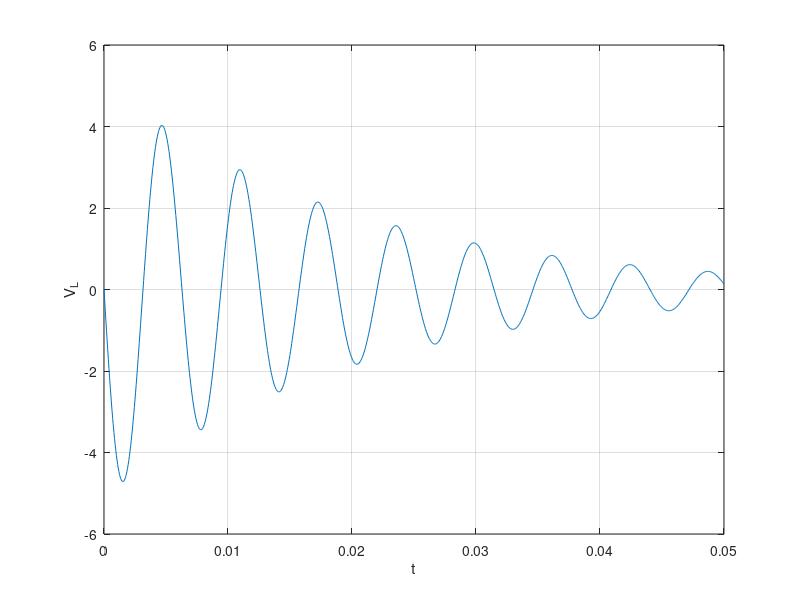
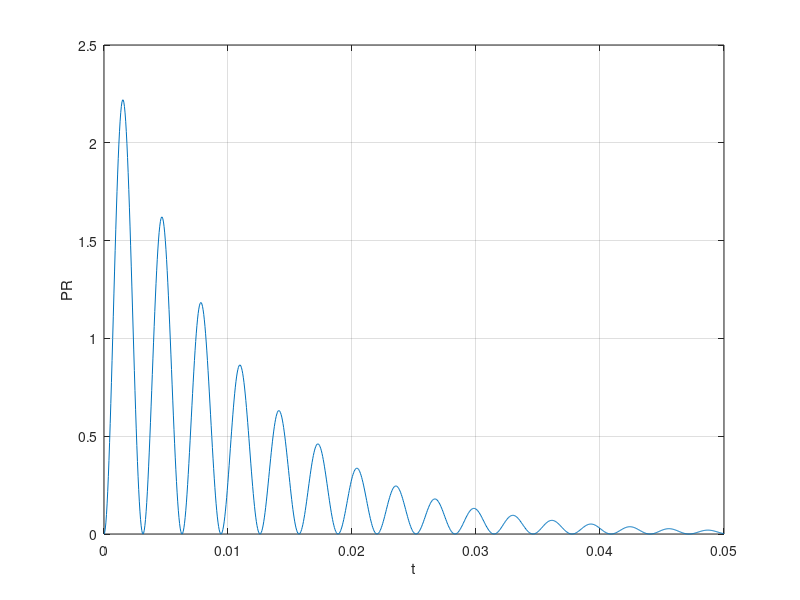
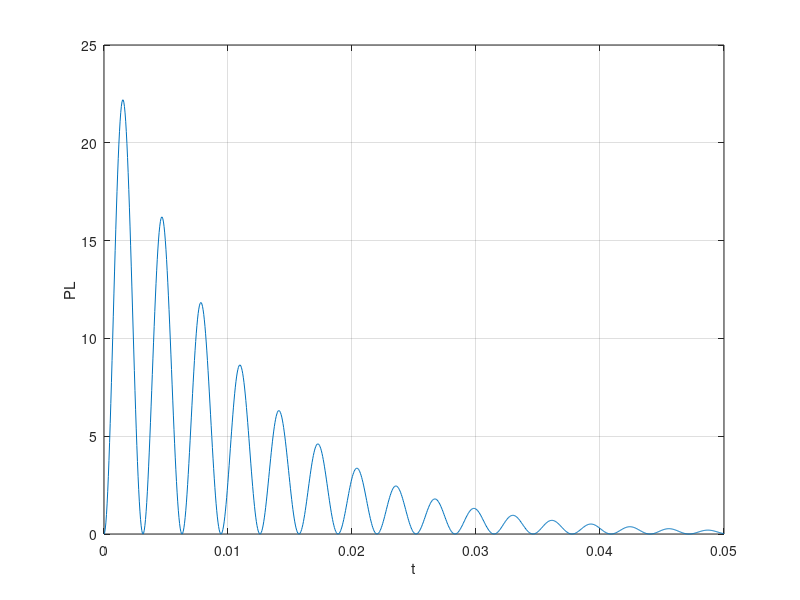
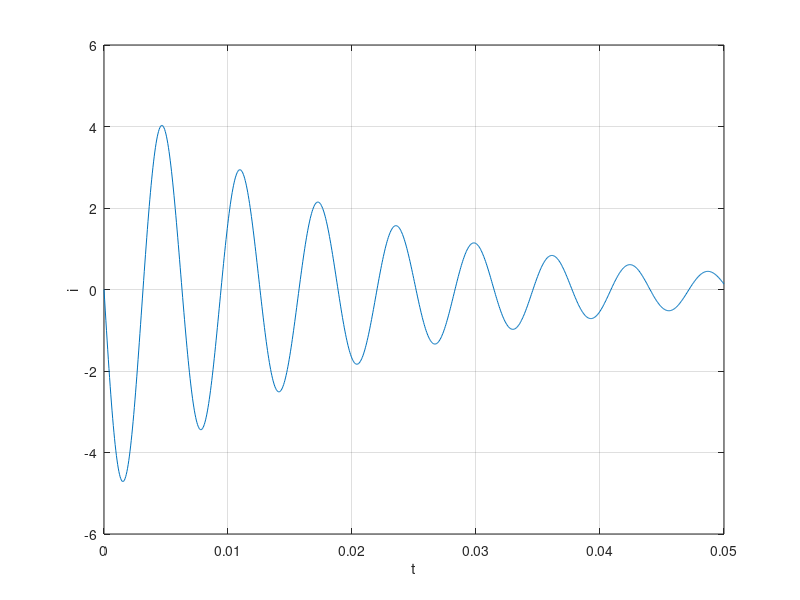

These charts were generated, in order, by the following MATLAB code:
clc
close all
clear
N=1000;
%Initial values
i_0=0; %A
i_n=132.56*10^(-3) %A
t_0=0; %s
t_n=50*10^(-3); %s
%The parameters are:
Vs=5 %V
R=0.1 %ohm
L=10^(-3) %H
C=10^(-3) %F
h=(t_n-t_0)/(N+1);
%Coefficient Values
a=(L-(R/2)*h);
b=(((h^2)/C)-(2*L));
c=(L+(R/2)*h);
d=0;
A=diag(b*ones(1,N))+diag(c*ones(1,N-1),1)+diag(a*ones(1,N-1),-1);
B_1=repmat(d,N-2,1);
B=[d-a*i_0
 B_1
 d-c*i_n];
T=inv(A)*B;
t=linspace(t_0,t_n,N+2)
i=[i_0
 T
 i_n];
%Exact Solution (03)
alp=R/(2*L);
w=1/(sqrt(L*C));
s_1=-alp+sqrt((alp^2)-(w^2));
s_2=-alp-sqrt((alp^2)-(w^2));
A=-Vs/(L*(s_1-s_2));
i_exact=A*exp(s_1*t)-A*exp(s_2*t);
%Find and Plot (04)
%04(a)
x_L=w*L;
V_L=i.*x_L
figure(1)
plot(t,V_L);
xlabel('t');
ylabel('V_L');
grid on
%04(b)
PR=(i.^2)*R;
figure(2)
plot(t,PR);
xlabel('t');
ylabel('PR');
grid on
%04(c)
PL=(i.^2)*x_L;
figure(3)
plot(t,PL);
xlabel('t');
ylabel('PL');
grid on
%Visualizations and plots
%05(a)
figure(4)
plot(t,i);
xlabel('t');
ylabel('i');
grid on;
figure(5)
plot(t,i); hold on
figure(5)
plot(t,i_exact,'r--');
plot(t,i,'g');
xlabel('t');
ylabel('i & i_exact');
grid on
ei=i_exact'-i;
En=sqrt (sum(ei.^2)/(N+2));
%05(b)
%N=100
figure(6)
plot(t,V_L);
xlabel('t');
ylabel('V_L');
grid on
%05(c)
%N=100
figure(7)
plot(t,PR);
xlabel('t');
ylabel('PR');
grid on
figure(8)
plot(t,PR,'r'); hold on
PR_exact=(i_exact.^2)*R;
figure(8)
plot(t,PR_exact,'r--');
plot(t,PR,'g');
xlabel('t');
ylabel('PR & PR_exact');
grid on
